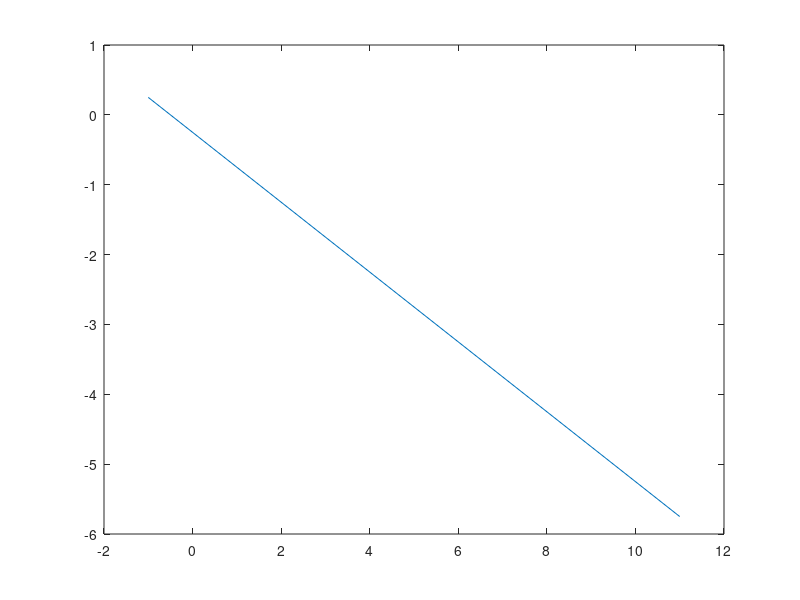

MATLAB code to generate this figure:
X = [1 1 1; 1 2 2; 1 3 3; 1 4 4; 1 5 5; 1 6 6; 1 7 7; 1 8 8; 1 9 9;
     1 2 5; 1 3 9; 1 5 3; 1 9 3];
     
theta = [1 2 4];

% Only need 2 points to define a line, so choose two endpoints
% temp1 = X(:,2);
% temp2 = min(X(:,2));
% temp3 = min(X(:,2))-2;
plot_x = [min(X(:,2))-2,  max(X(:,2))+2];

% Calculate the decision boundary line
temp4 = (-1./theta(3));
temp4b = (-1./theta(3));
temp5 = theta(2).*plot_x;
temp6 = (theta(2).*plot_x + theta(1));
temp7 = (-1./theta(3)).*(theta(2).*plot_x + theta(1));
plot_y = (-1./theta(3)).*(theta(2).*plot_x + theta(1));


% Plot, and adjust axes for better viewing
plot(plot_x, plot_y)